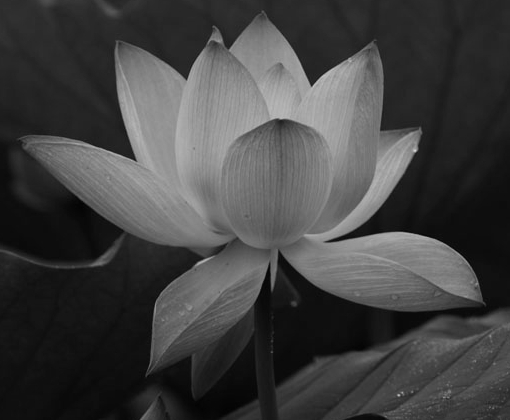
%> input picture 数字图像处理/3.图像基本运算/lotus.JPG, 510 x 420 px
$ octave Eg3_7.m   (GNU Octave 9; MATLAB toolbox functions it lacks are replaced by stand-ins)
%> lines starting %> are read from the running program, lines starting %| are printed output that depends on the picture
Image=im2double(imread('lotus.jpg'));
%> Image: size 420x510x3 double; min 0.00392, max 0.831, mean 0.257
tform1=maketform('affine',[1 0 0;0.5 1 0; 0 0 1]);
tform2=maketform('affine',[1 0.5 0;0 1 0; 0 0 1]);
NewImage1=imtransform(Image,tform1);
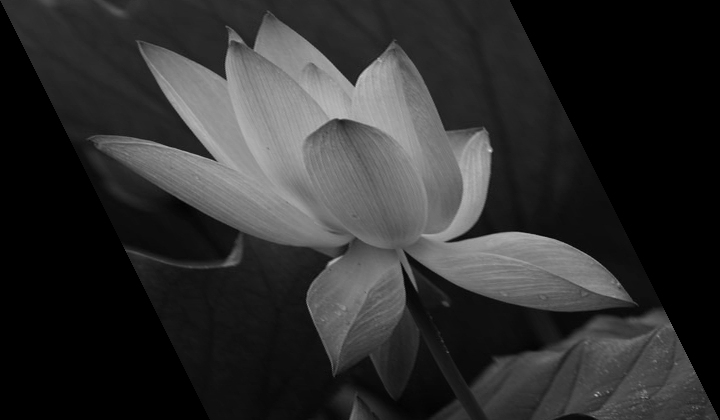
%> NewImage1: size 420x720x3 double; min 0, max 0.831, mean 0.182
NewImage2=imtransform(Image,tform2);
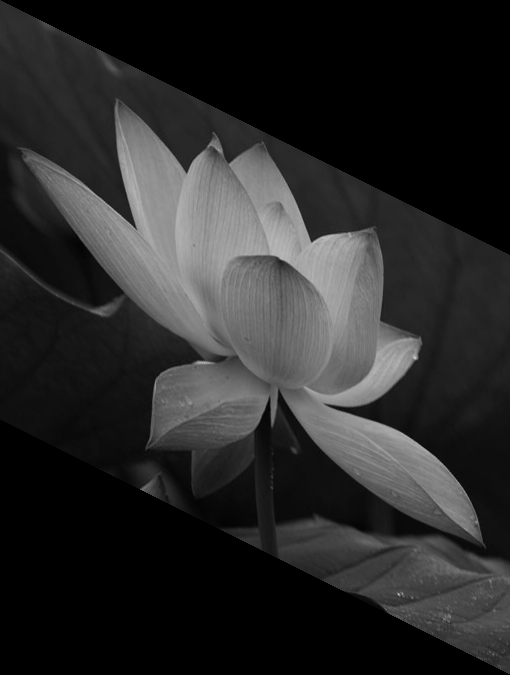
%> NewImage2: size 675x510x3 double; min 0, max 0.812, mean 0.16
subplot(1,2,1),imshow(NewImage1);
subplot(1,2,2),imshow(NewImage2);
% imwrite(NewImage1,'shear1.jpg');
% imwrite(NewImage2,'shear2.jpg');
